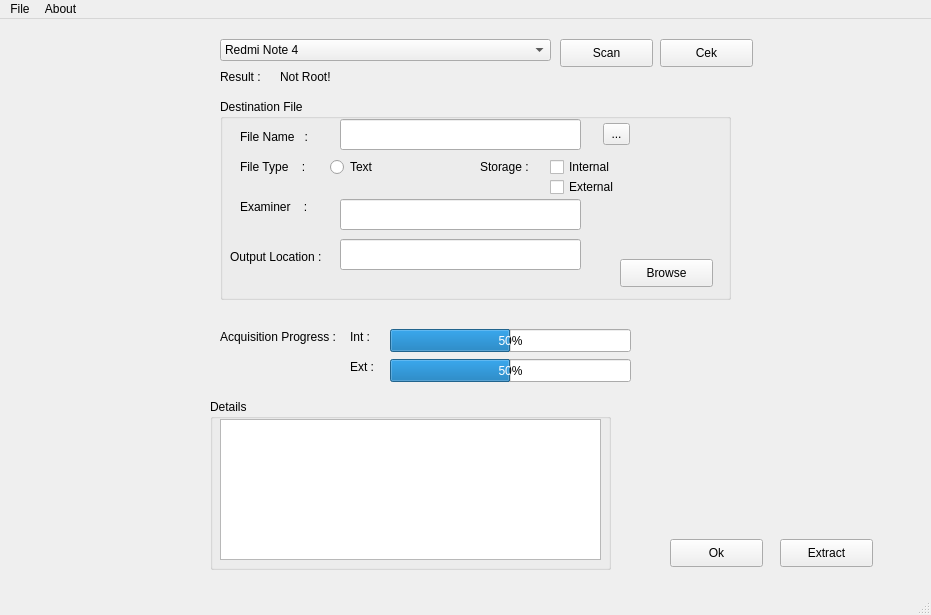
<?xml version="1.0" encoding="UTF-8"?>
<ui version="4.0">
 <class>Aplikasi_Forensik</class>
 <widget class="QMainWindow" name="Aplikasi_Forensik">
  <property name="geometry">
   <rect>
    <x>0</x>
    <y>0</y>
    <width>931</width>
    <height>615</height>
   </rect>
  </property>
  <property name="windowTitle">
   <string>MainWindow</string>
  </property>
  <widget class="QWidget" name="centralwidget">
   <widget class="QPushButton" name="scanButton">
    <property name="geometry">
     <rect>
      <x>560</x>
      <y>20</y>
      <width>93</width>
      <height>28</height>
     </rect>
    </property>
    <property name="text">
     <string>Scan</string>
    </property>
   </widget>
   <widget class="QPushButton" name="cekButton">
    <property name="geometry">
     <rect>
      <x>660</x>
      <y>20</y>
      <width>93</width>
      <height>28</height>
     </rect>
    </property>
    <property name="text">
     <string>Cek</string>
    </property>
   </widget>
   <widget class="QPushButton" name="okButton">
    <property name="geometry">
     <rect>
      <x>670</x>
      <y>520</y>
      <width>93</width>
      <height>28</height>
     </rect>
    </property>
    <property name="text">
     <string>Ok</string>
    </property>
    <property name="icon">
     <iconset resource="resource.qrc">
      <normaloff>:/images/images/checkIcon.png</normaloff>:/images/images/checkIcon.png</iconset>
    </property>
   </widget>
   <widget class="QPushButton" name="convertButton">
    <property name="geometry">
     <rect>
      <x>780</x>
      <y>520</y>
      <width>93</width>
      <height>28</height>
     </rect>
    </property>
    <property name="text">
     <string>Extract</string>
    </property>
    <property name="icon">
     <iconset resource="resource.qrc">
      <normaloff>:/images/images/extractIcon.png</normaloff>:/images/images/extractIcon.png</iconset>
    </property>
   </widget>
   <widget class="QGroupBox" name="destinationFile">
    <property name="geometry">
     <rect>
      <x>220</x>
      <y>80</y>
      <width>511</width>
      <height>201</height>
     </rect>
    </property>
    <property name="title">
     <string>Destination File</string>
    </property>
    <widget class="QLabel" name="fileName">
     <property name="geometry">
      <rect>
       <x>20</x>
       <y>30</y>
       <width>81</width>
       <height>16</height>
      </rect>
     </property>
     <property name="text">
      <string>File Name   :</string>
     </property>
    </widget>
    <widget class="QLabel" name="imageType">
     <property name="geometry">
      <rect>
       <x>20</x>
       <y>60</y>
       <width>81</width>
       <height>16</height>
      </rect>
     </property>
     <property name="text">
      <string>File Type    : </string>
     </property>
    </widget>
    <widget class="QLabel" name="outputLocation">
     <property name="geometry">
      <rect>
       <x>10</x>
       <y>150</y>
       <width>111</width>
       <height>16</height>
      </rect>
     </property>
     <property name="text">
      <string>Output Location :</string>
     </property>
    </widget>
    <widget class="QToolButton" name="searchFile">
     <property name="geometry">
      <rect>
       <x>383</x>
       <y>24</y>
       <width>27</width>
       <height>22</height>
      </rect>
     </property>
     <property name="text">
      <string>...</string>
     </property>
     <property name="popupMode">
      <enum>QToolButton::InstantPopup</enum>
     </property>
    </widget>
    <widget class="QRadioButton" name="raw">
     <property name="geometry">
      <rect>
       <x>110</x>
       <y>60</y>
       <width>101</width>
       <height>16</height>
      </rect>
     </property>
     <property name="text">
      <string>Text</string>
     </property>
    </widget>
    <widget class="QLabel" name="storage">
     <property name="geometry">
      <rect>
       <x>260</x>
       <y>60</y>
       <width>81</width>
       <height>16</height>
      </rect>
     </property>
     <property name="text">
      <string>Storage : </string>
     </property>
    </widget>
    <widget class="QCheckBox" name="internal">
     <property name="geometry">
      <rect>
       <x>330</x>
       <y>60</y>
       <width>71</width>
       <height>16</height>
      </rect>
     </property>
     <property name="text">
      <string>Internal</string>
     </property>
    </widget>
    <widget class="QCheckBox" name="external">
     <property name="geometry">
      <rect>
       <x>330</x>
       <y>80</y>
       <width>81</width>
       <height>16</height>
      </rect>
     </property>
     <property name="text">
      <string>External</string>
     </property>
    </widget>
    <widget class="QLineEdit" name="browseLocation">
     <property name="geometry">
      <rect>
       <x>120</x>
       <y>140</y>
       <width>241</width>
       <height>31</height>
      </rect>
     </property>
    </widget>
    <widget class="QPushButton" name="browse">
     <property name="geometry">
      <rect>
       <x>400</x>
       <y>160</y>
       <width>93</width>
       <height>28</height>
      </rect>
     </property>
     <property name="text">
      <string>Browse</string>
     </property>
    </widget>
    <widget class="QLabel" name="examiner">
     <property name="geometry">
      <rect>
       <x>20</x>
       <y>100</y>
       <width>81</width>
       <height>16</height>
      </rect>
     </property>
     <property name="text">
      <string>Examiner    :</string>
     </property>
    </widget>
    <widget class="QLineEdit" name="lineEdit">
     <property name="geometry">
      <rect>
       <x>120</x>
       <y>100</y>
       <width>241</width>
       <height>31</height>
      </rect>
     </property>
    </widget>
    <widget class="QLineEdit" name="search">
     <property name="geometry">
      <rect>
       <x>120</x>
       <y>20</y>
       <width>241</width>
       <height>31</height>
      </rect>
     </property>
    </widget>
   </widget>
   <widget class="QProgressBar" name="acquisitionBar">
    <property name="geometry">
     <rect>
      <x>390</x>
      <y>310</y>
      <width>241</width>
      <height>23</height>
     </rect>
    </property>
    <property name="value">
     <number>50</number>
    </property>
   </widget>
   <widget class="QLabel" name="acquisitionProgress">
    <property name="geometry">
     <rect>
      <x>220</x>
      <y>310</y>
      <width>131</width>
      <height>16</height>
     </rect>
    </property>
    <property name="text">
     <string>Acquisition Progress :</string>
    </property>
   </widget>
   <widget class="QGroupBox" name="detailData">
    <property name="geometry">
     <rect>
      <x>210</x>
      <y>380</y>
      <width>401</width>
      <height>171</height>
     </rect>
    </property>
    <property name="title">
     <string>Details</string>
    </property>
    <widget class="QListView" name="viewData">
     <property name="geometry">
      <rect>
       <x>10</x>
       <y>20</y>
       <width>381</width>
       <height>141</height>
      </rect>
     </property>
    </widget>
   </widget>
   <widget class="QComboBox" name="detectDevice">
    <property name="geometry">
     <rect>
      <x>220</x>
      <y>20</y>
      <width>331</width>
      <height>22</height>
     </rect>
    </property>
    <property name="editable">
     <bool>false</bool>
    </property>
    <item>
     <property name="text">
      <string>Redmi Note 4</string>
     </property>
    </item>
    <item>
     <property name="text">
      <string>Samsung A10</string>
     </property>
    </item>
   </widget>
   <widget class="QLabel" name="resultCek">
    <property name="geometry">
     <rect>
      <x>220</x>
      <y>50</y>
      <width>55</width>
      <height>16</height>
     </rect>
    </property>
    <property name="text">
     <string>Result :</string>
    </property>
   </widget>
   <widget class="QProgressBar" name="acquisitionBar_2">
    <property name="geometry">
     <rect>
      <x>390</x>
      <y>340</y>
      <width>241</width>
      <height>23</height>
     </rect>
    </property>
    <property name="value">
     <number>50</number>
    </property>
   </widget>
   <widget class="QLabel" name="Int">
    <property name="geometry">
     <rect>
      <x>350</x>
      <y>310</y>
      <width>31</width>
      <height>16</height>
     </rect>
    </property>
    <property name="text">
     <string>Int :</string>
    </property>
   </widget>
   <widget class="QLabel" name="Ext">
    <property name="geometry">
     <rect>
      <x>350</x>
      <y>340</y>
      <width>31</width>
      <height>16</height>
     </rect>
    </property>
    <property name="text">
     <string>Ext :</string>
    </property>
   </widget>
   <widget class="QLabel" name="result">
    <property name="geometry">
     <rect>
      <x>280</x>
      <y>50</y>
      <width>81</width>
      <height>16</height>
     </rect>
    </property>
    <property name="text">
     <string>Not Root!</string>
    </property>
   </widget>
  </widget>
  <widget class="QMenuBar" name="menubar">
   <property name="geometry">
    <rect>
     <x>0</x>
     <y>0</y>
     <width>931</width>
     <height>26</height>
    </rect>
   </property>
   <widget class="QMenu" name="menuFile">
    <property name="title">
     <string>File</string>
    </property>
    <addaction name="actionSave"/>
    <addaction name="actionSave_As"/>
    <addaction name="separator"/>
    <addaction name="actionQuit"/>
   </widget>
   <widget class="QMenu" name="menuAbout">
    <property name="title">
     <string>About</string>
    </property>
    <addaction name="actionAbout_App"/>
    <addaction name="actionAbout_QT"/>
   </widget>
   <addaction name="menuFile"/>
   <addaction name="menuAbout"/>
  </widget>
  <widget class="QStatusBar" name="statusbar"/>
  <action name="actionSave">
   <property name="icon">
    <iconset resource="resource.qrc">
     <normaloff>:/images/images/folderIcon.png</normaloff>:/images/images/folderIcon.png</iconset>
   </property>
   <property name="text">
    <string>Save</string>
   </property>
  </action>
  <action name="actionSave_As">
   <property name="text">
    <string>Save As</string>
   </property>
  </action>
  <action name="actionQuit">
   <property name="icon">
    <iconset resource="resource.qrc">
     <normaloff>:/images/images/quitIcon.png</normaloff>:/images/images/quitIcon.png</iconset>
   </property>
   <property name="text">
    <string>Quit</string>
   </property>
  </action>
  <action name="actionAbout_App">
   <property name="icon">
    <iconset resource="resource.qrc">
     <normaloff>:/images/images/aboutIcon.png</normaloff>:/images/images/aboutIcon.png</iconset>
   </property>
   <property name="text">
    <string>About App</string>
   </property>
  </action>
  <action name="actionAbout_QT">
   <property name="icon">
    <iconset resource="resource.qrc">
     <normaloff>:/images/images/aboutQtIcon.png</normaloff>:/images/images/aboutQtIcon.png</iconset>
   </property>
   <property name="text">
    <string>About QT</string>
   </property>
  </action>
 </widget>
 <resources>
  <include location="resource.qrc"/>
 </resources>
 <connections/>
</ui>
